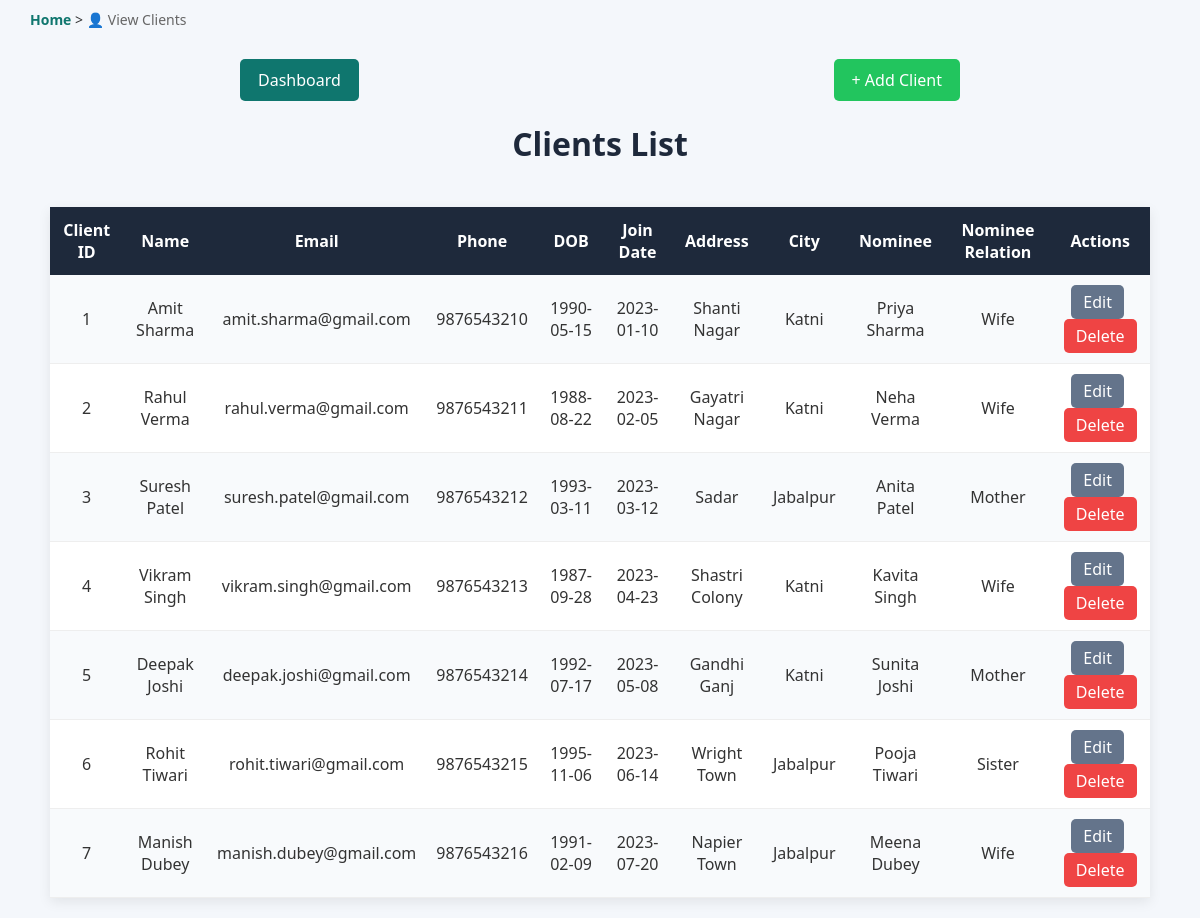
The app's page /clients/view_clients.php with its own data.
### tables this page shows
CREATE TABLE clients (client_id INT AUTO_INCREMENT PRIMARY KEY, name VARCHAR(100) NOT NULL, email VARCHAR(100) UNIQUE NOT NULL, phone VARCHAR(20) NOT NULL, address TEXT,
 dob DATE NOT NULL, join_date DATE NOT NULL, nominee VARCHAR(100), nominee_relation VARCHAR(50), city VARCHAR(50));

### clients/view_clients.php (the view, shortened to what this page needs)
<?php include '../db_config.php'; ?>
<!DOCTYPE html>
<html lang="en">
<head>
<link rel="stylesheet" href="../styles.css">
</head>
<body>
<div class="breadcrumb">
<a href="../index.php">Home</a>
>
<span>👤 View Clients</span>
</div>
<div class="action-bar">
<a href="../index.php" class="back-button">
Dashboard
</a>
<a href="add_client.php" class="add-button">
+ Add Client
</a>
</div>
    <h1>Clients List</h1>
<div class="table-wrapper">
<table>        <tr>
            <th>Client ID</th>
            <th>Name</th>
            <th>Email</th>
            <th>Phone</th>
            <th>DOB</th>
            <th>Join Date</th>
            <th>Address</th>
            <th>City</th>
            <th>Nominee</th>
            <th>Nominee Relation</th>
            <th>Actions</th>
        </tr>
        <?php
        $sql = "SELECT * FROM clients";
        $result = $conn->query($sql);
        if ($result->num_rows > 0) {
            while($row = $result->fetch_assoc()){
?>
<tr>
<td><?= $row['client_id']; ?></td>
<td><?= $row['name']; ?></td>
<td><?= $row['email']; ?></td>
<td><?= $row['phone']; ?></td>
<td><?= $row['dob']; ?></td>
<td><?= $row['join_date']; ?></td>
<td><?= $row['address']; ?></td>
<td><?= $row['city']; ?></td>
<td><?= $row['nominee']; ?></td>
<td><?= $row['nominee_relation']; ?></td>
<td>
<a class="edit-btn"
href="edit_client.php?id=<?= $row['client_id']; ?>">Edit </a>
<a class="delete-btn"
onclick="return confirm('Delete this record?')"
href="delete_client.php?id=<?= $row['client_id']; ?>">
Delete
</a>
</td>
</tr>
<?php
}
             }else {
           echo "<tr>
            <td colspan='11' class='no-data'>
                No clients found
            </td>
          </tr>";
}
        ?>
    </table>
</div>
</body>
</html>

### styles.css (style rules this page uses)
:root { --primary:#0f766e; --secondary:#1e293b; --success:#22c55e; --warning:#6366f1; --danger:#ef4444; --light:#f4f7fb; --text:#333; --border:#d1d5db; --shadow:0 4px 12px rgba(0,0,0,0.08); }
body { font-family:Segoe UI,sans-serif; margin:0; background:var(--light); color:var(--text); }
h1 { text-align:center; color:var(--secondary); }
.action-bar { width:60%; margin:20px auto; display:flex; justify-content:space-between; align-items:center; margin-bottom:20px; }
table { width:95%; margin:20px auto; border-collapse:collapse; background:white; box-shadow:var(--shadow); }
th { background:var(--secondary); color:white; padding:12px; }
td { padding:10px; text-align:center; border-bottom:1px solid #eee; }
tr:nth-child(even) { background:#f8fafc; }
.breadcrumb { width:95%; margin:auto; padding:10px 0; font-size:14px; }
.breadcrumb a { text-decoration:none; color:var(--primary); font-weight:600; }
.breadcrumb span { color:#666; }
.back-button { display:inline-block; padding:10px 18px; background:#0f766e; color:white; text-decoration:none; border-radius:5px; transition:0.3s; }
.add-button { display:inline-block; padding:10px 18px; background:#22c55e; color:white; text-decoration:none; border-radius:5px; transition:0.3s; }
.edit-btn { display:inline-block; padding:6px 12px; background:#64748b; color:white; text-decoration:none; border-radius:5px; margin-right:5px; transition:0.3s; }
.delete-btn { display:inline-block; padding:6px 12px; background:#ef4444; color:white; text-decoration:none; border-radius:5px; transition:0.3s; }
.table-wrapper { width:95%; margin:auto; overflow-x:auto; }
.table-wrapper table { min-width:1100px; }

### records on screen
clients: client_id "1", name "Amit Sharma", email "amit.sharma@gmail.com", phone "9876543210", dob "1990-05-15", join_date "2023-01-10", address "Shanti Nagar", city "Katni", nominee "Priya Sharma", nominee_relation "Wife"
clients: client_id "2", name "Rahul Verma", email "rahul.verma@gmail.com", phone "9876543211", dob "1988-08-22", join_date "2023-02-05", address "Gayatri Nagar", city "Katni", nominee "Neha Verma", nominee_relation "Wife"
clients: client_id "3", name "Suresh Patel", email "suresh.patel@gmail.com", phone "9876543212", dob "1993-03-11", join_date "2023-03-12", address "Sadar", city "Jabalpur", nominee "Anita Patel", nominee_relation "Mother"
clients: client_id "4", name "Vikram Singh", email "vikram.singh@gmail.com", phone "9876543213", dob "1987-09-28", join_date "2023-04-23", address "Shastri Colony", city "Katni", nominee "Kavita Singh", nominee_relation "Wife"
clients: client_id "5", name "Deepak Joshi", email "deepak.joshi@gmail.com", phone "9876543214", dob "1992-07-17", join_date "2023-05-08", address "Gandhi Ganj", city "Katni", nominee "Sunita Joshi", nominee_relation "Mother"
clients: client_id "6", name "Rohit Tiwari", email "rohit.tiwari@gmail.com", phone "9876543215", dob "1995-11-06", join_date "2023-06-14", address "Wright Town", city "Jabalpur", nominee "Pooja Tiwari", nominee_relation "Sister"
clients: client_id "7", name "Manish Dubey", email "manish.dubey@gmail.com", phone "9876543216", dob "1991-02-09", join_date "2023-07-20", address "Napier Town", city "Jabalpur", nominee "Meena Dubey", nominee_relation "Wife"
